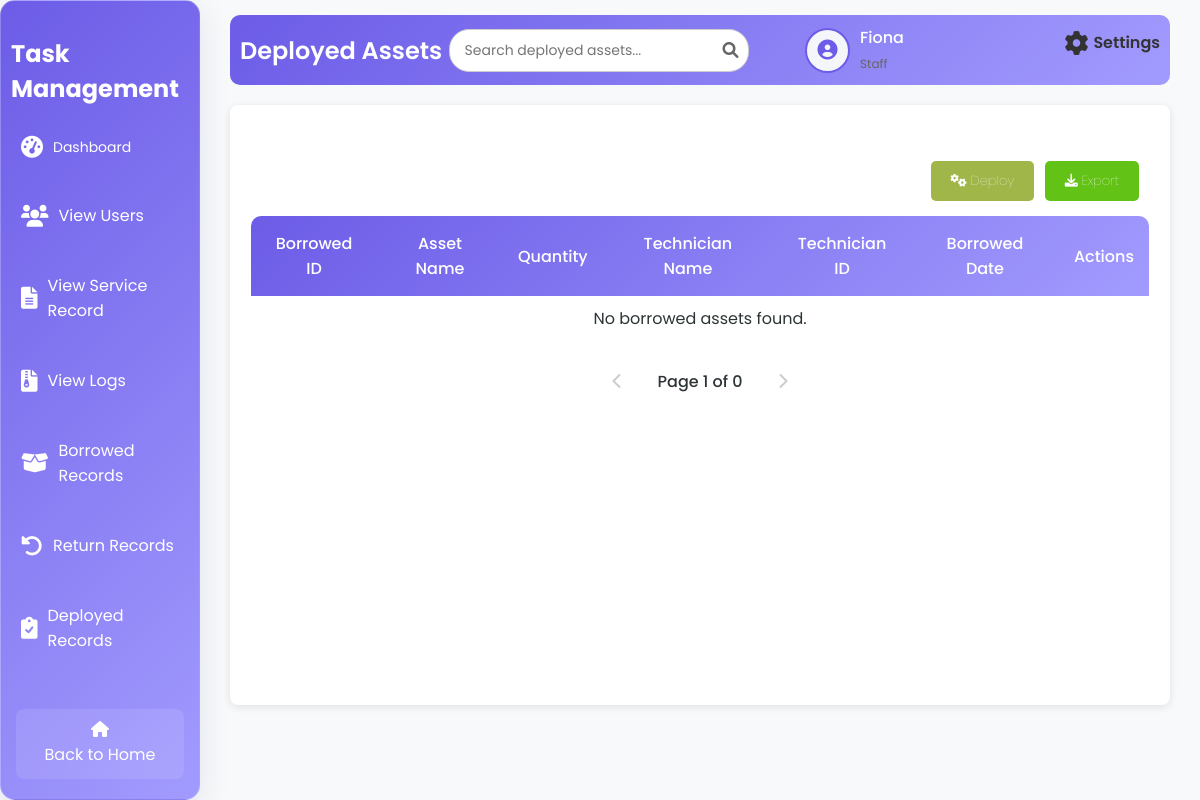
The app's page /deployedT.php (signed in), older data.
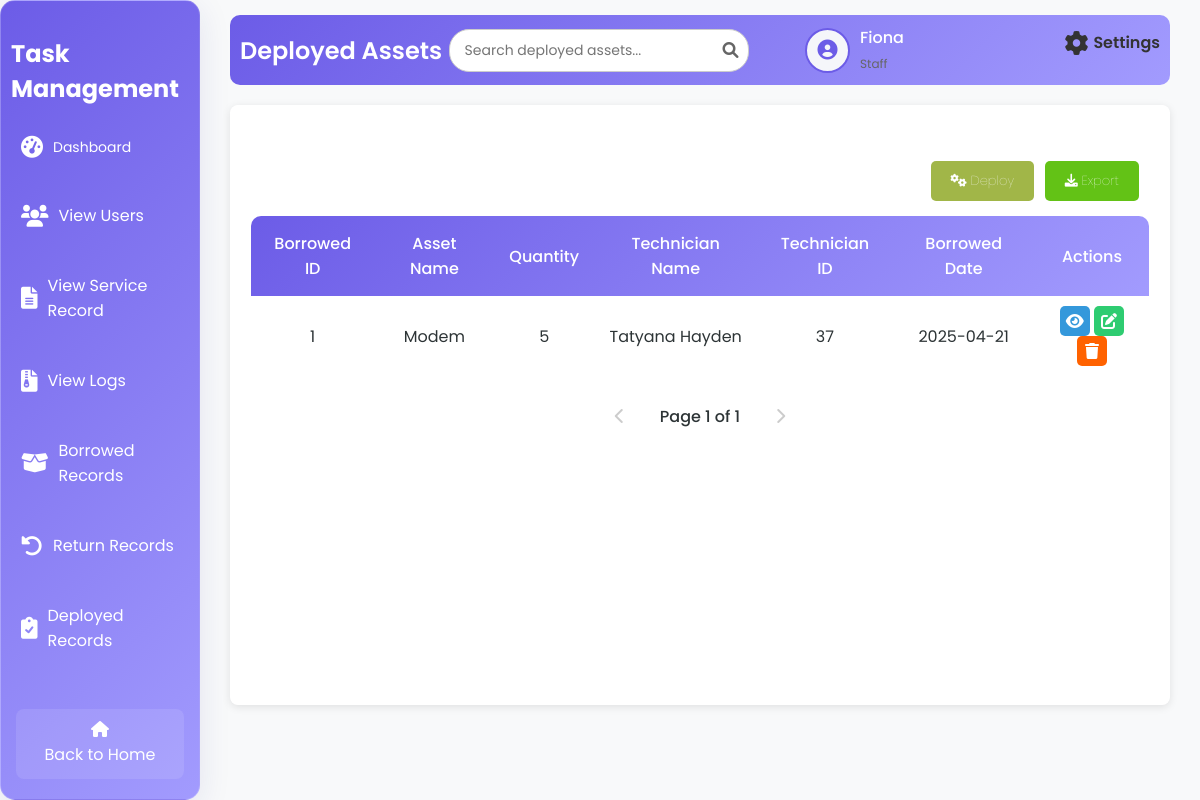
The same page, newer data.
### tables this page shows
CREATE TABLE `tbl_deployed` (
  `d_id` int(50) NOT NULL,
  `d_assets_name` varchar(100) NOT NULL,
  `d_quantity` int(50) NOT NULL,
  `d_technician_name` varchar(100) NOT NULL,
  `d_date` varchar(100) NOT NULL,
  `d_technician_id` int(50) NOT NULL
);

### deployedT.php (the view, shortened to what this page needs)
<?php
include 'db.php';
$username = $_SESSION['username'] ?? '';
$lastName = '';
$firstName = '';
$userType = '';
if ($conn) {
    $sql = "SELECT u_fname, u_lname, u_type FROM tbl_user WHERE u_username = ?";
    $stmt = $conn->prepare($sql);
    $stmt->bind_param("s", $username);
    $stmt->execute();
    $stmt->bind_result($firstName, $lastName, $userType);
    $limit = 10;
    $page = isset($_GET['page']) ? (int)$_GET['page'] : 1;
    $offset = ($page - 1) * $limit;
    $countQuery = "SELECT COUNT(*) as total FROM tbl_deployed";
    $countResult = $conn->query($countQuery);
    $totalRecords = $countResult->fetch_assoc()['total'];
    $totalPages = ceil($totalRecords / $limit);
    $sqlBorrowed = "SELECT d_id, d_assets_name, d_quantity, d_technician_name, d_technician_id, d_date
                    FROM tbl_deployed
                    LIMIT ?, ?";
    $stmt = $conn->prepare($sqlBorrowed);
    $stmt->bind_param("ii", $offset, $limit);
    $stmt->execute();
    $resultBorrowed = $stmt->get_result();
} else {
    echo "Database connection failed.";
    exit();
}
$avatarPath = $_SESSION['avatarPath'];
?>
<!DOCTYPE html>
<html lang="en">
<head>
    <link rel="stylesheet" href="borrowedT.css">
    <link rel="stylesheet" href="https://cdnjs.cloudflare.com/ajax/libs/font-awesome/6.0.0-beta3/css/all.min.css">
</head>
<body>
<div class="wrapper">
    <div class="sidebar glass-container">
        <h2>Task Management</h2>
        <ul>
            <li><a href="adminD.php"><i class="fas fa-tachometer-alt"></i> <span>Dashboard</span></a></li>
            <li><a href="viewU.php"><i class="fas fa-users"></i> View Users</a></li>
            <li><a href="view_service_record.php"><i class="fas fa-file-alt"></i> View Service Record</a></li>
            <li><a href="logs.php"><i class="fas fa-file-archive"></i> View Logs</a></li>
            <li><a href="borrowedT.php"><i class="fas fa-box-open"></i>Borrowed Records</a></li>
            <li><a href="returnT.php"><i class="fas fa-undo-alt"></i> Return Records</a></li>
            <li><a href="deployedT.php"><i class="fas fa-clipboard-check"></i>Deployed Records</a></li>
        </ul>
        <footer>
            <a href="index.php" class="back-home"><i class="fas fa-home"></i> Back to Home</a>
        </footer>
    </div>
    <div class="container">
        <div class="upper">
            <h1>Deployed Assets</h1>
            <div class="search-container">
                <input type="text" class="search-bar" id="searchInput" placeholder="Search deployed assets..." onkeyup="searchUsers()">
                <span class="search-icon"><i class="fas fa-search"></i></span>
            </div>
            <div class="user-profile">
                <div class="user-icon">
                    <?php
                    if (!empty($avatarPath) && file_exists(str_replace('?' . time(), '', $avatarPath))) {
                        echo "<img src='" . htmlspecialchars($avatarPath, ENT_QUOTES, 'UTF-8') . "' alt='User Avatar'>";
                    } else {
                        echo "<i class='fas fa-user-circle'></i>";
                    }
                    ?>
                </div>
                <div class="user-details">
                    <span><?php echo htmlspecialchars($firstName, ENT_QUOTES, 'UTF-8'); ?></span>
                    <small><?php echo htmlspecialchars(ucfirst($userType), ENT_QUOTES, 'UTF-8'); ?></small>
                </div>
                <a href="settings.php" class="settings-link">
                    <i class="fas fa-cog"></i>
                    <span>Settings</span>
                </a>
            </div>
        </div>
        <div class="table-box glass-container">
            <div class="borrowed">
                <div class="button-container">
                    <a href="deployA.php" class="return-btn"><i class="fas fa-cogs"></i> Deploy</a>
                    <a href="createTickets.php" class="export-btn"><i class="fas fa-download"></i> Export</a>
                </div>
                <table id="borrowedTable">
                    <thead>
                        <tr>
                            <th>Borrowed ID</th>
                            <th>Asset Name</th>
                            <th>Quantity</th>
                            <th>Technician Name</th>
                            <th>Technician ID</th>
                            <th>Borrowed Date</th>
                            <th>Actions</th>
                        </tr>
                    </thead>
                    <tbody id="tableBody">
                        <?php
                        if ($resultBorrowed && $resultBorrowed->num_rows > 0) {
                            while ($row = $resultBorrowed->fetch_assoc()) {
                                echo "<tr>
                                        <td>{$row['d_id']}</td>
                                        <td>" . (isset($row['d_assets_name']) ? htmlspecialchars($row['d_assets_name'], ENT_QUOTES, 'UTF-8') : 'N/A') . "</td>
                                        <td>{$row['d_quantity']}</td>
                                        <td>{$row['d_technician_name']}</td>
                                        <td>{$row['d_technician_id']}</td>
                                        <td>{$row['d_date']}</td>
                                        <td>
                                            <a class='view-btn' onclick=\"showViewModal('{$row['d_id']}', '" . htmlspecialchars($row['d_assets_name'], ENT_QUOTES, 'UTF-8') . "', '{$row['d_quantity']}', '{$row['d_technician_name']}', '{$row['d_technician_id']}', '{$row['d_date']}')\" title='View'><i class='fas fa-eye'></i></a>
                                            <a href='editR.php?id={$row['d_id']}' class='edit-btn' title='Edit'><i class='fas fa-edit'></i></a>
                                            <a href='#' class='delete-btn' onclick='showDeleteModal({$row['d_id']})' title='Delete'><i class='fas fa-trash'></i></a>
                                        </td>
                                      </tr>";
                            }
                        } else {
                            echo "<tr><td colspan='7'>No borrowed assets found.</td></tr>";
                        }
                        ?>
                    </tbody>
                </table>
                <div class="pagination">
                    <?php if ($page > 1): ?>
                        <a href="?page=<?php echo $page - 1; ?>" class="pagination-link"><i class="fas fa-chevron-left"></i></a>
                    <?php else: ?>
                        <span class="pagination-link disabled"><i class="fas fa-chevron-left"></i></span>
                    <?php endif; ?>
                    <span class="current-page">Page <?php echo $page; ?> of <?php echo $totalPages; ?></span>
                    <?php if ($page < $totalPages): ?>
                        <a href="?page=<?php echo $page + 1; ?>" class="pagination-link"><i class="fas fa-chevron-right"></i></a>
                    <?php else: ?>
                        <span class="pagination-link disabled"><i class="fas fa-chevron-right"></i></span>
                    <?php endif; ?>
                </div>
            </div>
        </div>
    </div>
</div>
</body>
</html>

Row changes from the older to the newer data that the page shows:
added tbl_deployed: d_id "1", d_assets_name "Modem", d_quantity "5", d_technician_name "Tatyana Hayden", d_technician "37", d_date "2025-04-21"
Text that changed along with them:
$totalPages: "0" → "1"
text no longer shown: "No borrowed assets found."
